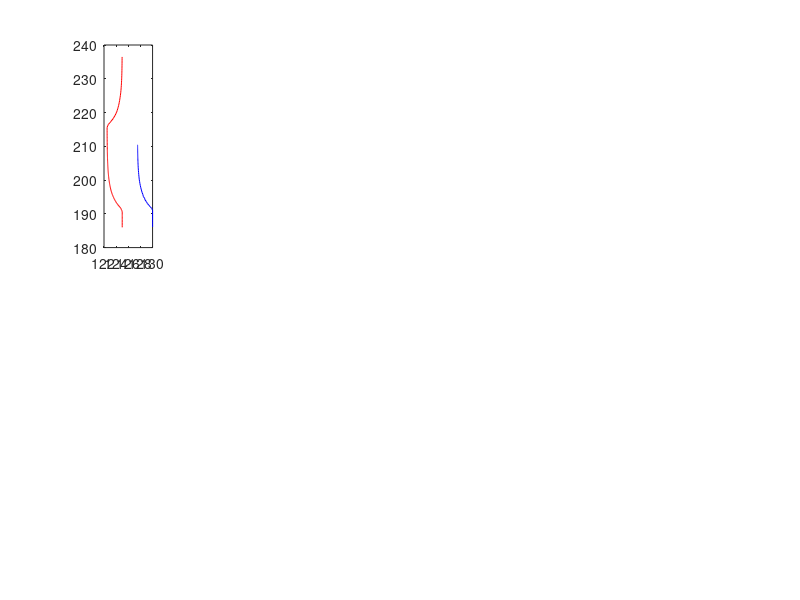

This chart was generated by the following MATLAB code: (Note: this script raises an error after producing the figure.)
clc;close all;
load World
% scenario = 3; % intersection
scenario = 4; % merge
if scenario == 3
    y0 = 173.75;
    x0 = 115.2;
    load intersection
end

if scenario == 4
    y0 = 221;
    x0 = 125;
    load merge
end

%% plot
N = length(ALLDATA.X);
% if rem(N,2) ~= 0
%     N = N-1;
% end
% M = N/2;
rho = 0.1;
amax = 5;
amin = -8;

for i = 1:N
    subplot(2, N+1, i)
    x1 = ALLDATA.X{i}(3:end,1);
    y1 = ALLDATA.Y{i}(3:end,1);
    x2 = ALLDATA.X{i}(3:end,2);
    y2 = ALLDATA.Y{i}(3:end,2);
    phi1 = ALLDATA.PHI{i}(3:end,1);
    phi2 = ALLDATA.PHI{i}(3:end,2);
    v1 = ALLDATA.V{i}(3:end,1);
    v2 = ALLDATA.V{i}(3:end,2);
    plot(x1,y1, 'r');
    hold on;
    plot(x2,y2, 'b');
    
    drawWorld(World)
    if scenario == 4
        STR = sprintf("Fault Time = %2.1f (s)", ((i+2)*10)*0.1);
    else
        STR = sprintf("Fault Time = %2.1f (s)", ((i+2)*10)*0.1);
    end
    title(STR, 'FontSize', 11);
    xlabel('X(m)', 'FontSize',10, 'FontWeight','bold')
    ylabel('Y(m)', 'FontSize',10, 'FontWeight','bold')
    set(gca,'FontSize',10, 'FontWeight','bold')
    if scenario == 4
        axis([100 165 185 250])
    else
        axis([min(min(x1),min(x2))-5 max(max(x1),max(x2))+20 min(min(y1),min(y2))-5 max(max(y1),max(y2))+5])
    end
    grid on;
    
    DW(x1(end),y1(end),phi1(end), [1 0 0])
    DW(x2(end),y2(end),phi2(end), [0 0 1])
    theta = 0:0.1:2*pi;
    radius = 4;
    if scenario == 4 && i > 3
        x0 = x2(end);
        y0 = y2(end);
    end
    xCircle = x0 + radius * cos(theta);
    yCircle = y0 + radius * sin(theta);
    plot(xCircle,yCircle, 'Color', [0 0 0], 'LineStyle', '--')
    for ii = 1:length(x1)
        d1(ii) = eDistance(x0, x1(ii), y0, y1(ii));
        d2(ii) = eDistance(x0, x2(ii), y0, y2(ii));
        d_RSS(ii) = v1(ii) * rho + 0.5*rho^2*amax + ((v1(ii) + rho*amax)^2)/abs(2*amin);
    end
    index = length(x1);
    for ii = 1:length(x1)-1
        if d_RSS(ii) < d_RSS(ii+1) || d1(ii) < 0.3
            index = ii;
            break;
        end
    end
    for ii = index:length(x1)
        d_RSS(ii) = 0;
    end
    if i == N
        legend('CAV with Advantage','CAV with Disadvantage', 'Conflict Zone Boundary')
    end
    
    
    
    
    
    subplot(2, N+1 , i+N+1)
    plot(1:length(x1), d1(1:length(x1)), '-r');
    hold on
    plot(1:length(x1), d_RSS(1:length(x1)), 'Color', [0 0 0]);
    xlabel('Time(m)', 'FontSize',10, 'FontWeight','bold')
    ylabel('Distance(m)','FontSize',10, 'FontWeight','bold')
    set(gca,'FontSize',10, 'FontWeight','bold')
    grid on;
    if i == N
        legend(['Distance of Red CAV' newline 'from Conflict'],['Required Safe Distance' newline 'for Red CAV'])
    end
    axis([0 size(ALLDATA.X{i},1) 0 40])
    
    
    r = rectangle('Position',[index-1 0 length(x1)-index+1 40]');
    r.FaceColor = [0.9 0.9 0.9];
    if index ~= length(x1)
        text(100,15,'No Conflicts');
        H = findobj(gca,'Type','text');
        set(H,'Rotation',90);
    end
    
    %     subplot(3, N , i+2*N)
    %     plot(1:size(ALLDATA.X{i},1), d2);
    %     xlabel('Time(m)', 'FontSize',10, 'FontWeight','bold')
    %     ylabel('Distance(m)','FontSize',10, 'FontWeight','bold')
    %     set(gca,'FontSize',10, 'FontWeight','bold')
    %     grid on;
    %     axis([0 size(ALLDATA.X{i},1) 0 40])
end
ax = gcf;
ax.Position = [40 30 1400 500];



function DW(x,y,phi, color)
CarLength = 5;
CarWidth = 2;
PosX = x;
PosY = y;
color = color;
recX0=[-CarLength/2 CarLength/2 CarLength/2 -CarLength/2 -CarLength/2];
recY0=[-CarWidth/2 -CarWidth/2 CarWidth/2 CarWidth/2 -CarWidth/2];
RrecX0=recX0*cos(phi)-recY0*sin(phi);
RrecY0=recX0*sin(phi)+recY0*cos(phi);
recX=RrecX0 + PosX;
recY=RrecY0 + PosY;
line(recX,recY,'Color', color, 'LineWidth' , 1);
end